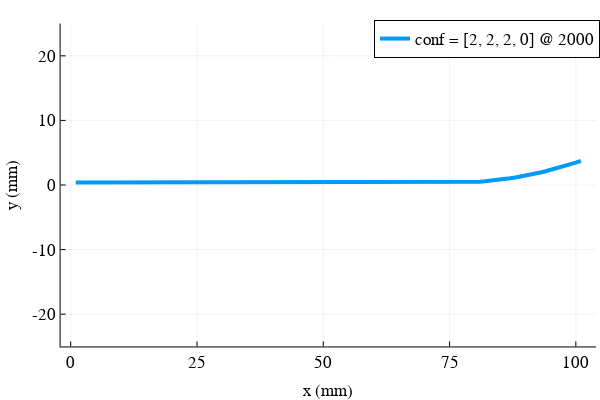

The code cell stored with this chart in its notebook:
### Code cell
v = 79
plot(1000*X[:,v],
xlabel ="x (mm)",
ylabel = "y (mm)",
linewidth=4,
label="conf = $(conf[v]) @ $(P[1])",
legendfontsize=12,
guidefontsize=12,
tickfontsize=12,
# legend=:topleft,
ylims=(-25.0,25.0)
)

### Figure 1 — Plotly figure (JSON) as saved in the notebook; plotly's stock layout.template omitted (floating-point values rounded to 4 significant figures)
{"data": [{"colorbar": {"len": 0.897, "title": "", "x": 0.9934, "y": 0.5417}, "legendgroup": "conf = [2, 2, 2, 0] @ 2000", "line": {"color": "rgba(0, 154, 250, 1.000)", "dash": "solid", "shape": "linear", "width": 4}, "mode": "lines", "name": "conf = [2, 2, 2, 0] @ 2000", "showlegend": true, "type": "scatter", "x": [1, 2, 3, 4, 5, 6, 7, 8, 9, 10, 11, 12, 13, 14, 15, 16, 17, 18, 19, 20, 21, 22, 23, 24, 25, 26, 27, 28, 29, 30, 31, 32, 33, 34, 35, 36, 37, 38, 39, 40, 41, 42, 43, 44, 45, 46, 47, 48, 49, 50, 51, 52, 53, 54, 55, 56, 57, 58, 59, 60, 61, 62, 63, 64, 65, 66, 67, 68, 69, 70, 71, 72, 73, 74, 75, 76, 77, 78, 79, 80, 81, 82, 83, 84, 85, 86, 87, 88, 89, 90, 91, 92, 93, 94, 95, 96, 97, 98, 99, 100, 101], "xaxis": "x", "y": [0.4, 0.4, 0.4, 0.4, 0.4, 0.4, 0.4, 0.4, 0.4, 0.4, 0.4, 0.4, 0.4, 0.4, 0.4, 0.4, 0.4, 0.4, 0.4, 0.4, 0.4, 0.4, 0.4, 0.4, 0.4, 0.4, 0.4, 0.4, 0.4, 0.4, 0.4, 0.4, 0.4, 0.4, 0.4, 0.4, 0.4, 0.4, 0.4, 0.4, 0.4, 0.4, 0.4, 0.4, 0.4, 0.4, 0.4, 0.4, 0.4, 0.4, 0.4, 0.4, 0.4, 0.4, 0.4, 0.4, 0.3999, 0.3999, 0.3999, 0.3999, 0.3998, 0.3997, 0.3996, 0.3995, 0.3993, 0.3991, 0.3988, 0.3983, 0.3978, 0.397, 0.3959, 0.3945, 0.3926, 0.3902, 0.3873, 0.3855, 0.3889, 0.4038, 0.4299, 0.4674, 0.5159, 0.5755, 0.646, 0.7273, 0.8194, 0.9222, 1.036, 1.16, 1.295, 1.44, 1.596, 1.762, 1.939, 2.127, 2.325, 2.533, 2.752, 2.981, 3.221, 3.471, 3.732], "yaxis": "y"}], "layout": {"annotations": [], "height": 400, "legend": {"bgcolor": "rgba(255, 255, 255, 1.000)", "bordercolor": "rgba(0, 0, 0, 1.000)", "borderwidth": 1, "font": {"color": "rgba(0, 0, 0, 1.000)", "family": "sans-serif", "size": 17}, "title": {"font": {"color": "rgba(0, 0, 0, 1.000)", "family": "sans-serif", "size": 15}, "text": ""}, "tracegroupgap": 0, "traceorder": "normal", "x": 1, "xanchor": "auto", "y": 1, "yanchor": "auto"}, "margin": {"b": 20, "l": 0, "r": 0, "t": 20}, "paper_bgcolor": "rgba(255, 255, 255, 1.000)", "plot_bgcolor": "rgba(255, 255, 255, 1.000)", "showlegend": true, "width": 600, "xaxis": {"anchor": "y", "domain": [0.101, 0.9934], "gridcolor": "rgba(0, 0, 0, 0.100)", "gridwidth": 0.5, "linecolor": "rgba(0, 0, 0, 1.000)", "mirror": false, "range": [-2, 104], "showgrid": true, "showline": true, "showticklabels": true, "tickangle": 0, "tickcolor": "rgb(0, 0, 0)", "tickfont": {"color": "rgba(0, 0, 0, 1.000)", "family": "sans-serif", "size": 17}, "tickmode": "array", "ticks": "inside", "ticktext": ["0", "25", "50", "75", "100"], "tickvals": [0, 25, 50, 75, 100], "title": "x (mm)", "titlefont": {"color": "rgba(0, 0, 0, 1.000)", "family": "sans-serif", "size": 17}, "type": "-", "visible": true, "zeroline": false, "zerolinecolor": "rgba(0, 0, 0, 1.000)"}, "yaxis": {"anchor": "x", "domain": [0.09318, 0.9902], "gridcolor": "rgba(0, 0, 0, 0.100)", "gridwidth": 0.5, "linecolor": "rgba(0, 0, 0, 1.000)", "mirror": false, "range": [-25, 25], "showgrid": true, "showline": true, "showticklabels": true, "tickangle": 0, "tickcolor": "rgb(0, 0, 0)", "tickfont": {"color": "rgba(0, 0, 0, 1.000)", "family": "sans-serif", "size": 17}, "tickmode": "array", "ticks": "inside", "ticktext": ["-20", "-10", "0", "10", "20"], "tickvals": [-20, -10, 0, 10, 20], "title": "y (mm)", "titlefont": {"color": "rgba(0, 0, 0, 1.000)", "family": "sans-serif", "size": 17}, "type": "-", "visible": true, "zeroline": false, "zerolinecolor": "rgba(0, 0, 0, 1.000)"}}}
